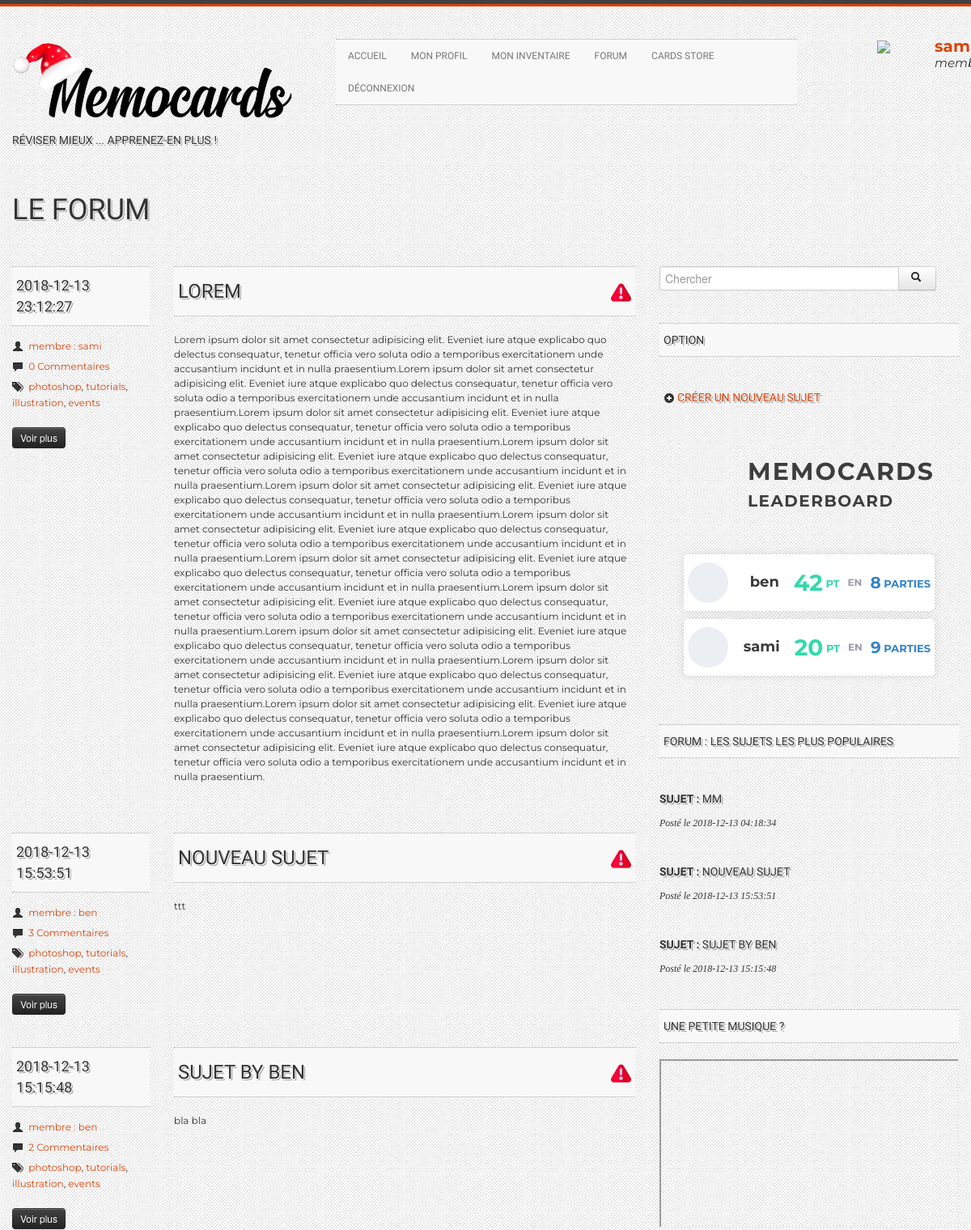
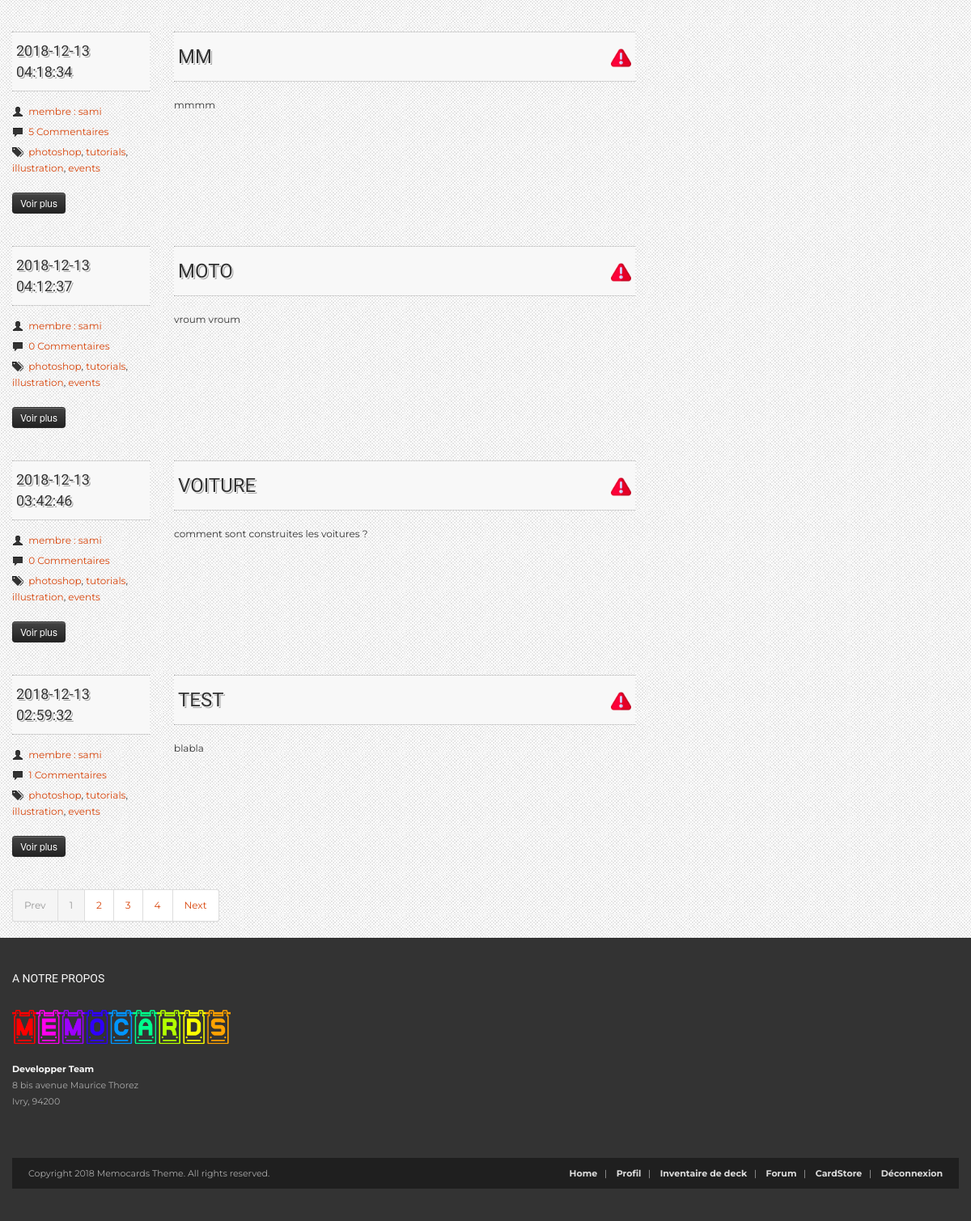
The page /index.php?page=forum (signed in) on the database its author committed (2 pictures, top to bottom).
### tables this page shows
CREATE TABLE IF NOT EXISTS `subject` (
  `id` int(11) NOT NULL AUTO_INCREMENT,
  `title` varchar(255) NOT NULL,
  `date_posted` datetime NOT NULL,
  `content` longtext NOT NULL,
  `status` varchar(15) NOT NULL,
  `user_id` int(11) NOT NULL,
  PRIMARY KEY (`id`),
  KEY `fk_subject_user1_idx` (`user_id`)
);

CREATE TABLE IF NOT EXISTS `user` (
  `id` int(11) NOT NULL AUTO_INCREMENT,
  `username` varchar(25) NOT NULL,
  `password` varchar(255) NOT NULL,
  `profile_picture` varchar(255) NOT NULL,
  `status` varchar(45) NOT NULL,
  `birth_date` date NOT NULL,
  `sex` varchar(1) NOT NULL,
  `region` varchar(45) NOT NULL,
  `email` varchar(255) NOT NULL,
  PRIMARY KEY (`id`),
  UNIQUE KEY `username_UNIQUE` (`username`)
);

CREATE TABLE IF NOT EXISTS `passed` (
  `id` int(11) NOT NULL AUTO_INCREMENT,
  `date_passed` datetime DEFAULT NULL,
  `number_game` int(11) DEFAULT NULL,
  `score_user` int(11) DEFAULT NULL,
  `user_id` int(11) NOT NULL,
  `deck_id` int(11) NOT NULL,
  PRIMARY KEY (`id`),
  KEY `fk_passed_user1_idx` (`user_id`),
  KEY `fk_passed_deck1_idx` (`deck_id`)
);

### Modeles/modele_select.php (called while the page is built, shortened)
<?php
    function recup_name_SELECT($id, $id2)
    {
        $bdd = bdd();
        $query = "SELECT username, user.status
        FROM user
        JOIN subject ON subject.user_id = user.id AND subject.user_id = :id AND subject.id = :id2;";
        $query_params = array(
            ':id' => $id,
            'id2' => $id2
            );
        try {
            $stmt = $bdd->prepare($query);
            $stmt->execute($query_params);
        } catch(Exception $e) {
            die('Erreur : ' . $e->getMessage());
        }
        $qu = $stmt->fetchAll(PDO::FETCH_ASSOC);
        return $qu;
    }
    function subjects_SELECT()
    {
        $bdd = bdd();
        $req = $bdd->query('SELECT *
                                FROM subject
                                ORDER BY date_posted DESC;
                            ');
        $req->execute(array());
        return $req;
    }
    function count_message_SELECT($subject_id)
    {
        $bdd = bdd();
        $req = $bdd->prepare('  SELECT COUNT(content_message) as count_message
                                FROM message
                                WHERE subject_id = ?
                            ');
        $req->execute(array(intval($subject_id)));
        $count_message = $req->fetch();
        return $count_message;
    }
function leaderboard_SELECT()
{
    $bdd = bdd();
    $query = "SELECT passed.id, SUM(`score_user`) AS sumscore, SUM(`number_game`) AS sumgame, user.username, user.profile_picture
    FROM `passed`
    JOIN user ON user.id = user_id
    GROUP BY user_id
    ORDER BY sumscore DESC
    LIMIT 3;";
    try {
        $stmt = $bdd->prepare($query);
        $stmt->execute(NULL);
    } catch(Exception $e) {
        die('Erreur : ' . $e->getMessage());
    }
    $qu = $stmt->fetchAll(PDO::FETCH_ASSOC);
    return $qu;
}
function famoussubject_SELECT()
{
    $bdd = bdd();
    $query = "SELECT subject.id, subject.title, subject.date_posted, subject.content,subject.status,COUNT(message.id) as nbrep
    FROM subject
    JOIN message ON message.subject_id = subject.id
    JOIN user ON user.id = subject.user_id
    GROUP BY subject.id
    ORDER BY nbrep DESC
    LIMIT 3;";
    try {
        $stmt = $bdd->prepare($query);
        $stmt->execute(NULL);
    } catch(Exception $e) {
        die('Erreur : ' . $e->getMessage());
    }
    $qu = $stmt->fetchAll(PDO::FETCH_ASSOC);
    return $qu;
}
?>

### Controllers/forum_Controllers.php (called while the page is built, shortened)
<?php
    if (!isset($_GET['subject_id']))
    {
        $req = subjects_SELECT();
        $name = [];
        $type = [];
        $subjects_views = $req->fetchAll();
        foreach($subjects_views as $key => $value)
        {
            if ($value['user_id'] > 0) {
                $tempname = recup_name_SELECT($value['user_id'], $value['id']);
                $name[$key] = $tempname[0]['username'];
                $type[$key] = $tempname[0]['status'];
            } else {
                $name[$key] = "Compte Supprimé";
                $type[$key] = "Inconnu";
            }
            $count = count_message_SELECT($subjects_views[$key][0]);
            $subjects_views[$key]['count_message'] = $count['count_message'];
        }
        if (isset($_GET['choix_forum']) && $_GET['choix_forum'] === 'creer_sujet')
        {
            if (isset($_POST['title']) && isset($_POST['content']))
            {
                $_POST['title'] = trim($_POST['title']);
                $_POST['content'] = trim($_POST['content']);
                if (!empty($_POST['title']) && !empty($_POST['content']))
                {
                    create_topic_INSERT(htmlspecialchars($_POST['title']), 'ouvert', htmlspecialchars($_POST['content']), $_SESSION['id']);
                    $req = id_subjects_SELECT($_SESSION['id'], $_POST['content']);
                    $id_subject = $req->fetch();
                    header('Location: index.php?page=forum&subject_id='.$id_subject['id'].'');
                    exit();
                }
                else
                {
                    require(dirname(__FILE__).'/../Public/js/empty_form.js');
                }
            }
            require(dirname(__FILE__).'/../Views/forum_Views.php');
        }
        else
        {
            require(dirname(__FILE__).'/../Views/template_forum.php');
        }
    }
    $section = 'Le Forum';
    require(dirname(__FILE__).'/../Views/template.php');
?>

### Views/template_forum.php (the view, shortened to what this page needs)
    <?php
        foreach($subjects_views as $key => $value) {  ?>
            <article>
                <div class="row">
                    <div class="span2 blog-style-2">
                        <h4 class="title-bg"><?php echo $subjects_views[$key]['date_posted'] ?></h4>
                        <ul class="post-data">
                            <li><i class="icon-user"></i> <a href="#"><?php echo $type[$key].' : '.$name[$key]; ?></a></li>
                            <li><i class="icon-comment"></i> <a href="#"><?php echo $subjects_views[$key]['count_message']; ?> Commentaires</a></li>
                            <li><i class="icon-tags"></i> <a href="#">photoshop</a>, <a href="#">tutorials</a>, <a href="#">illustration</a>, <a href="#">events</a></li>
                        </ul>
                        <button onclick="location.href='index.php?page=forum&subject_id=<?php echo $subjects_views[$key][0]; ?>'" class="btn btn-small btn-inverse">Voir plus</button>
                    </div>
                    <div class="span6">
                        <h3 class="title-bg"><a href="index.php?page=forum&subject_id=<?php echo $subjects_views[$key][0]; ?>"><?php echo $subjects_views[$key]['title']; ?> </a>
                        <?php
                        if ($_SESSION['status'] === "admin") {
                            ?>
                            <a style='float: right' href='index.php?page=forum&action=supp&subject_id=<?php echo $subjects_views[$key]['id']; ?>'>
                            <img src="./Public/img/x-button.png" style="width:25px;height:25px"/></a>
                            <?php
                        }
                        else {
                            ?>
                            <a style='float: right' title="Signaler" href='index.php?page=forum&action=warn&subject_id=<?php echo $subjects_views[$key]['id']; ?>'>
                            <img src="./Public/img/warning.png" style="width:25px;height:25px"/></a>
                            <?php
                        }
                        ?>
                        </h3>
                        <p><?php echo $subjects_views[$key]['content'] ?></p>
                    </div>
                </div>
            </article>
    <?php
        } ?>
            <div class="pagination">
                <ul>
                <li class="active"><a href="#">Prev</a></li>
                <li class="active"><a href="#">1</a></li>
                <li><a href="#">2</a></li>
                <li><a href="#">3</a></li>
                <li><a href="#">4</a></li>
                <li><a href="#">Next</a></li>
                </ul>
            </div>
<?php $content = ob_get_clean(); ?>

### Views/template.php (shortened to what this page needs)
<!DOCTYPE html>
<html xmlns="http://www.w3.org/1999/xhtml">
<head>
<link rel="stylesheet" href="Public/css/bootstrap.css">
<link rel="stylesheet" href="Public/css/bootstrap-responsive.css">
<link rel="stylesheet" href="Public/css/jquery.lightbox-0.5.css">
<link rel="stylesheet" href="Public/css/custom-stylesss.css">
<link rel="stylesheet" href="Public/css/flexslider.css">
<link rel="stylesheet" href="Public/css/styles.css">
<link rel="stylesheet" href="https://use.fontawesome.com/releases/v5.3.1/css/all.css">
<link rel="stylesheet" href="Public/css/leaderbo.css">
</head>
<body>
	<div class="color-bar-1"></div>
    <div class="color-bar-2 color-bg"></div>
    <div class="container main-container">
      <div class="row header">
        <div class="span4 logo">
            <a href="index.php"><img src="Public/img/memocards_black.png" alt="" /></a>
            <h5>Réviser mieux ... Apprenez-en plus !</h5>
            <br><br><br>
            <h1> <?php if (isset($section)) echo $section; ?></h1>
        </div>
        <div class="span6 navigation">
            <div class="navbar hidden-phone">
            <ul class="nav">
           <li><a href="index.php">Accueil</a></li>
             <li><a href="index.php?page=profile">Mon Profil</a></li>
            <li><a href="index.php?page=inventory">Mon inventaire</a></li>
             <li><a href="index.php?page=forum">Forum</a></li>
             <li><a href="index.php?page=store">Cards Store</a></li>
             <li><a href="index.php?page=dc">Déconnexion</a></li>
            </ul>
            </div>
        </div>
        <div class="span2 logo">
            <img src=<?php echo $_SESSION['profile_picture'];?> style="width:70px">
            <div style="position:relative;left:140px;float:left">
                <a href="index.php?page=profile"><b style="font-size:20px"><?php echo $_SESSION['username']; ?></b></a>
                <br>
                <i style="font-size:15px">
                    <?php echo $_SESSION['status']; ?>
                </i>
            </div>
        </div>
      </div>
    <div class="row">
        <div class="span8 blog">
                <?php if (isset($content)) {
                    echo $content;
                }
                ?>
        </div>
                <div class="span4 sidebar">
                    <section>
                        <div class="input-append">
                            <form action="" method='POST'>
                                <input id="appendedInputButton" name='rechercher' size="16" type="text" placeholder="Chercher"><button class="btn" type='submit'><i class="icon-search"></i></button>
                            </form>
                        </div>
                    </section>
                <?php
            if(isset($_GET['page']) && ($_GET['page'] == 'inventory') || $_GET['page'] == 'forum') { ?>
                <h5 class="title-bg">Option</h5>
                <ul class="post-category-list">
            <?php
                if($_GET['page'] == 'inventory') { ?>
                    <h5><li><a href="index.php?page=inventory&action=create_deck"><i class="icon-plus-sign"></i>Créer un nouveau deck</a></li>
                    <?php if(isset($_GET['action']) && $_GET['action'] == 'modify') { ?>
                            <li><a href="index.php?page=inventory&action=settings&deck=<?php echo $_GET['deck']; ?>"><i class="icon-wrench"></i>Modifier paramètres du deck</a></li></h5>
                    <?php } ?>
            <?php
                }else if ($_GET['page'] == 'forum') { ?>
                    <h5><li><a href="index.php?page=forum&choix_forum=creer_sujet"><i class="icon-plus-sign"></i>Créer un nouveau sujet</a></li> </h5>
            <?php
                } ?>
                    </ul>
        <?php
            }
            if ($_GET['page'] !== 'store') {
                $leader = leaderboard_SELECT();
                ?>
                <br><br>
                <div class="wrapper">
                <div class="wrapper__header">
                    <div class="b_caption">
                    <p>MemoCards <span><br>leaderboard</span></p>
                    </div>
                </div>
                <div class="wrapper__content">
                    <ul style="margin-left: 20px;margin-right: 20px;">
                    <?php
                        foreach ($leader as $key => $value) {
                            ?>
                                <li>
                                    <div class="graphic"><img src="<?php echo $value['profile_picture']; ?>" alt=""/></div>
                                    <div class="name"><span class="header"><?php echo $value['username']; ?></span>
                                    <span class="stat"><?php echo $value['sumscore']; ?></span><span class="sub"> PT</span> <b style="vertical-align: middle;color: #979cb0"> &nbsp EN &nbsp </b>
                                    <span class="stat2"><?php echo $value['sumgame']; ?></span><span class="sub2"> PARTIES</span></div>
                                </li>
                            <?php
                        }
                    ?>
                    </ul>
                </div>
                </div>
                <h5 class="title-bg">FORUM : Les sujets les plus populaires</h5>
                <ul class="popular-posts">
                <?php
                    $famoussub = famoussubject_SELECT();
                    foreach ($famoussub as $key => $value) {
                        ?>
                            <li>
                                <h5><a href="index.php?page=forum&subject_id=<?php echo $value['id']; ?>"><b>Sujet : </b><?php echo $value['title']; ?></a></h5>
                                <em>Posté le <?php echo $value['date_posted']; ?></em>
                            </li>
                        <?php
                    }
                ?>
                </ul>
            <h5 class="title-bg">Une petite musique ?</h5>
            <iframe src="http://player.vimeo.com/video/24496773" width="370" height="208"></iframe>
            <?php
        }?>
        </div>
    </div>
    </div>
	<div class="footer-container">
    	<div class="container">
        	<div class="row footer-row">
                <div class="span3 footer-col">
                    <h5>A notre propos</h5>
                   <img src="Public/img/memocards.png" alt="Piccolo" /><br /><br />
                    <address>
                        <strong>Developper Team</strong><br />
                        8 bis avenue Maurice Thorez<br />
                        Ivry, 94200<br />
                    </address>
                </div>
                <div class="span3 footer-col">
                </div>
                <div class="span3 footer-col">
                </div>
                <div class="span3 footer-col">
                </div>
            </div>
            <div class="row">
                <div class="span12 footer-col footer-sub">
                    <div class="row no-margin">
                        <div class="span6"><span class="left">Copyright 2018 Memocards Theme. All rights reserved.</span></div>
                        <div class="span6">
                            <span class="right">
                            <a href="index.php?page=home">Home</a>&nbsp;&nbsp;&nbsp;|&nbsp;&nbsp;&nbsp;
                            <a href="index.php?page=profile">Profil</a>&nbsp;&nbsp;&nbsp;|&nbsp;&nbsp;&nbsp;
                            <a href="index.php?page=inventory">Inventaire de deck</a>&nbsp;&nbsp;&nbsp;|&nbsp;&nbsp;&nbsp;
                            <a href="index.php?page=forum">Forum</a>&nbsp;&nbsp;&nbsp;|&nbsp;&nbsp;&nbsp;
                            <a href="index.php?page=store">CardStore</a>&nbsp;&nbsp;&nbsp;|&nbsp;&nbsp;&nbsp;
                            <a href="index.php?page=dc"> Déconnexion</a>
                            </span>
                        </div>
                    </div>
                </div>
            </div>
        </div>
    </div>
</body>
</html>

### rows shown on the page
subject: date_posted "2018-12-13 23:12:27", key "membre", user.username "sami", count_message "0", title "LOREM", content "Lorem ipsum dolor sit amet consectetur adipisicing elit. Eveniet iure atque explicabo quo delectus consequatur, tenetur officia vero soluta odio a temporibus exercitationem unde accusantium incidunt et in nulla praesentium.Lorem ipsum dolor sit amet consectetur adipisicing elit. Eveniet iure atque explicabo quo delectus consequatur, tenetur officia vero soluta odio a temporibus exercitationem unde accusantium incidunt et in nulla praesentium.Lorem ipsum dolor sit amet consectetur adipisicing elit. Eveniet iure atque explicabo quo delectus consequatur, tenetur officia vero soluta odio a temporibus exercitationem unde accusantium incidunt et in nulla praesentium.Lorem ipsum dolor sit amet…"
subject: date_posted "2018-12-13 15:53:51", key "membre", key "ben", user "3", title "NOUVEAU SUJET", content "ttt"
subject: date_posted "2018-12-13 15:15:48", key "membre", key "ben", count_message "2", title "SUJET BY BEN", content "bla bla"
subject: date_posted "2018-12-13 04:18:34", key "membre", user.username "sami", count_message "5", title "MM", content "mmmm"
subject: date_posted "2018-12-13 04:12:37", key "membre", user.username "sami", count_message "0", title "MOTO", content "vroum vroum"
subject: date_posted "2018-12-13 03:42:46", key "membre", user.username "sami", count_message "0", title "VOITURE", content "comment sont construites les voitures ?"
subject: date_posted "2018-12-13 02:59:32", key "membre", user.username "sami", id "1", title "TEST", content "blabla"
passed: username "ben", sumscore "42", sumgame "8"
passed: username "sami", sumscore "20", sumgame "9"

### other values the page prints
$section "LE FORUM"
